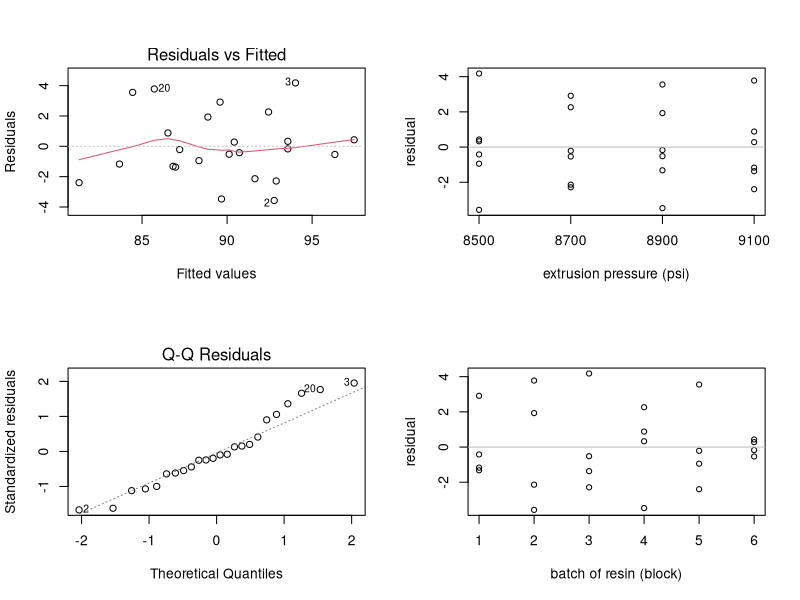

Write R code to recreate this figure.
# Residual diagnostics for the vascular graft RCBD (additive model).
graft <- data.frame(
  PSI   = factor(rep(c(8500, 8700, 8900, 9100), each = 6)),
  Block = factor(rep(1:6, times = 4)),
  Yield = c(90.3, 89.2, 98.2, 93.9, 87.4, 97.9,
            92.5, 89.5, 90.6, 94.7, 87.0, 95.8,
            85.5, 90.8, 89.6, 86.2, 88.0, 93.4,
            82.5, 89.5, 85.6, 87.4, 78.9, 90.7))
graft.aov <- aov(Yield ~ PSI + Block, data = graft)
par(mfcol = c(2, 2))
plot(graft.aov, which = 1:2)
stripchart(residuals(graft.aov) ~ graft$PSI, vertical = TRUE, pch = 1,
           xlab = "extrusion pressure (psi)", ylab = "residual")
abline(h = 0, col = "gray")
stripchart(residuals(graft.aov) ~ graft$Block, vertical = TRUE, pch = 1,
           xlab = "batch of resin (block)", ylab = "residual")
abline(h = 0, col = "gray")
par(mfcol = c(1, 1))
